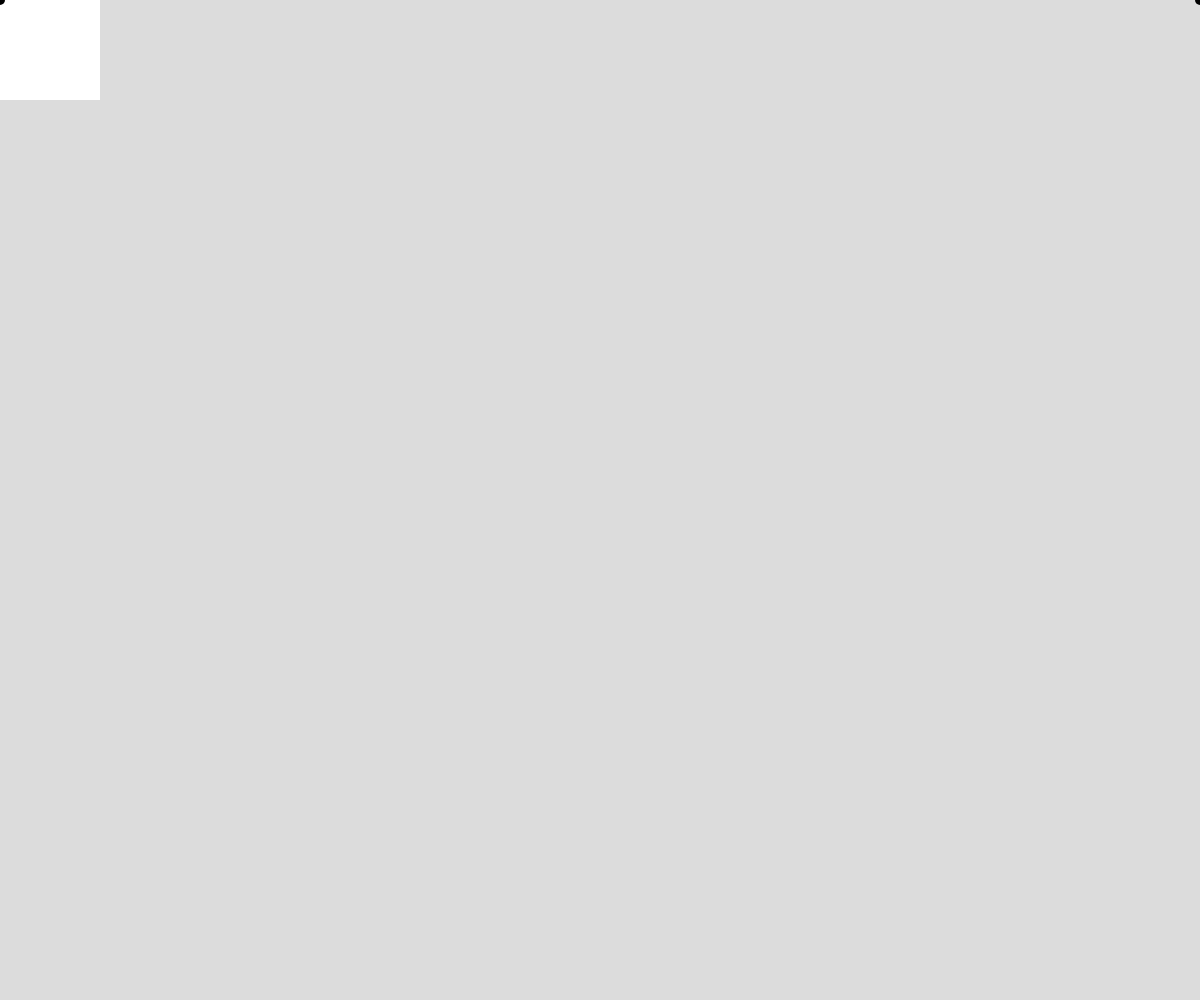
Frame 1 (no input)
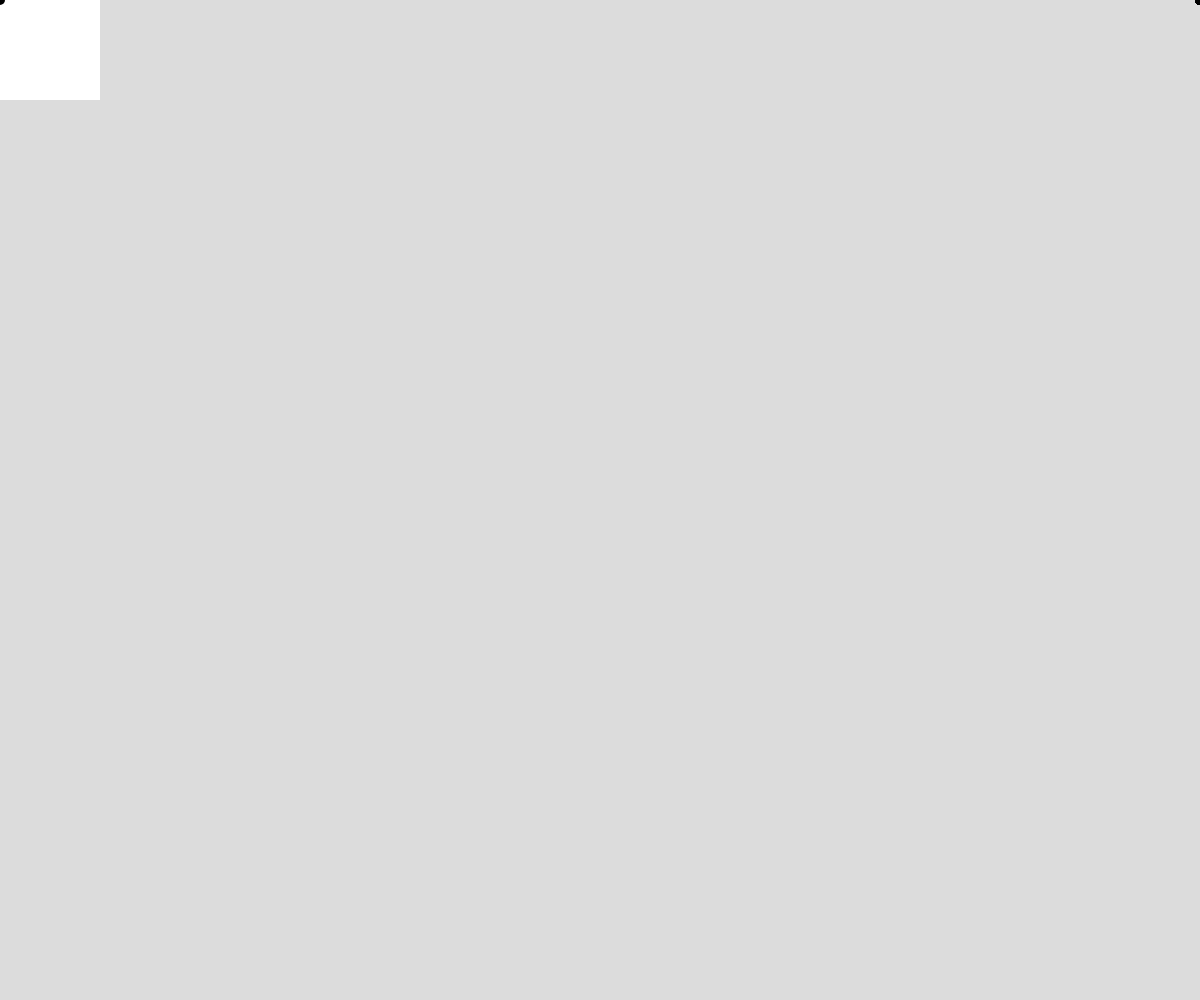
Frame 60 (no input)
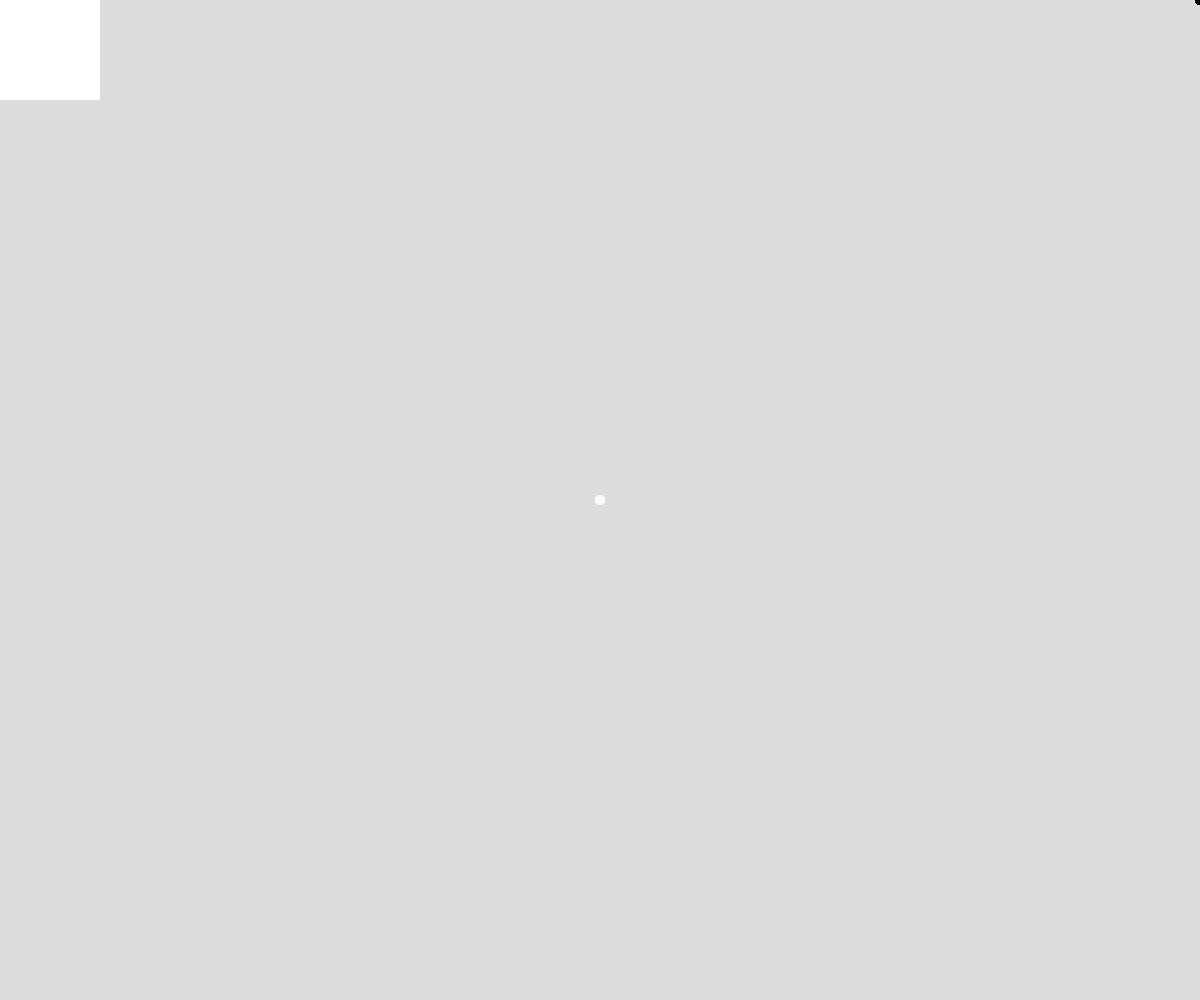
Frame 120 (the mouse pressed at the canvas centre since frame 60)

The p5.js sketch that drew these frames (run headless with seeded random() and noise() and a simulated clock; from frame 60 on, the mouse is pressed at the canvas centre):

// p5.js sketch
// ── sketch.js
function setup() {
  createCanvas(windowWidth,windowHeight);
  background(220);
  frameRate(165);
  
 
  
  
}

function draw() {
  
  noStroke();
  fill(255);
  rect(0,0,100,100);
  fill(mouseX/2,mouseY/2,mouseX/2);
  ellipse(mouseX,mouseY,10,10);
  ellipse(width-mouseX,mouseY,10,10);
  

  
}
